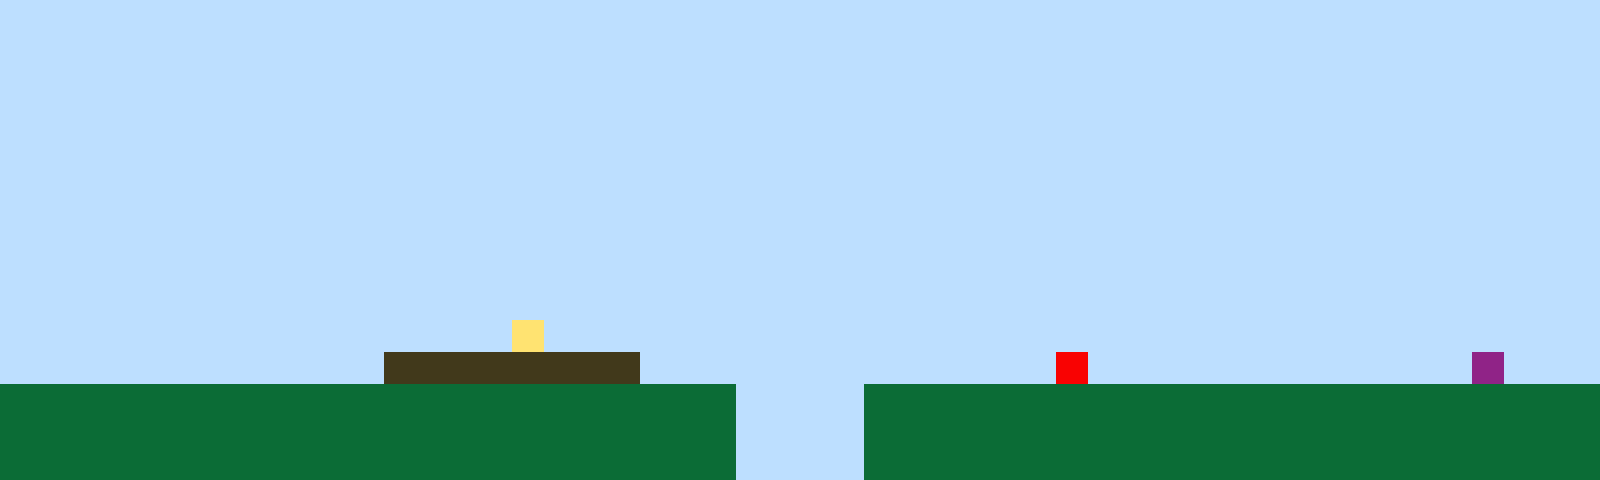

A level layout from a 2D game, rendered from its tile map. Below: a short description, then the map file with its tile-grid data intact:
An orthogonal 50x15 tile map with 32x32 px tiles, 1 tile layer (Tile Layer 1).

<map version="1.10" tiledversion="1.11.2" orientation="orthogonal" renderorder="right-up" width="50" height="15" tilewidth="32" tileheight="32" infinite="0" nextlayerid="2" nextobjectid="1"><editorsettings><export target="map1.csv" format="csv" /></editorsettings><tileset firstgid="1" name="sprites" tilewidth="32" tileheight="32" tilecount="6" columns="3"><image source="sprites.png" width="96" height="64" /></tileset><layer id="1" name="Tile Layer 1" width="50" height="15"><data encoding="csv">1,1,1,1,1,1,1,1,1,1,1,1,1,1,1,1,1,1,1,1,1,1,1,1,1,1,1,1,1,1,1,1,1,1,1,1,1,1,1,1,1,1,1,1,1,1,1,1,1,1,1,1,1,1,1,1,1,1,1,1,1,1,1,1,1,1,1,1,1,1,1,1,1,1,1,1,1,1,1,1,1,1,1,1,1,1,1,1,1,1,1,1,1,1,1,1,1,1,1,1,1,1,1,1,1,1,1,1,1,1,1,1,1,1,1,1,1,1,1,1,1,1,1,1,1,1,1,1,1,1,1,1,1,1,1,1,1,1,1,1,1,1,1,1,1,1,1,1,1,1,1,1,1,1,1,1,1,1,1,1,1,1,1,1,1,1,1,1,1,1,1,1,1,1,1,1,1,1,1,1,1,1,1,1,1,1,1,1,1,1,1,1,1,1,1,1,1,1,1,1,1,1,1,1,1,1,1,1,1,1,1,1,1,1,1,1,1,1,1,1,1,1,1,1,1,1,1,1,1,1,1,1,1,1,1,1,1,1,1,1,1,1,1,1,1,1,1,1,1,1,1,1,1,1,1,1,1,1,1,1,1,1,1,1,1,1,1,1,1,1,1,1,1,1,1,1,1,1,1,1,1,1,1,1,1,1,1,1,1,1,1,1,1,1,1,1,1,1,1,1,1,1,1,1,1,1,1,1,1,1,1,1,1,1,1,1,1,1,1,1,1,1,1,1,1,1,1,1,1,1,1,1,1,1,1,1,1,1,1,1,1,1,1,1,1,1,1,1,1,1,1,1,1,1,1,1,1,1,1,1,1,1,1,1,1,1,1,1,1,1,1,1,1,1,1,1,1,1,1,1,1,1,1,1,1,1,1,1,1,1,1,1,1,1,1,1,1,1,1,1,1,1,1,1,1,1,1,1,1,1,1,1,1,1,1,1,1,1,1,1,1,1,1,1,1,1,1,1,1,1,1,1,1,1,1,1,1,1,1,1,1,1,1,1,1,1,1,1,1,1,1,1,1,1,1,1,1,1,1,1,1,1,1,1,1,1,1,1,1,1,1,1,1,1,1,1,1,1,1,1,1,1,1,1,1,1,1,1,1,1,1,1,1,1,1,1,1,1,1,1,1,1,1,1,1,1,1,1,1,1,1,1,1,1,1,1,4,1,1,1,1,1,1,1,1,1,1,1,1,1,1,1,1,1,1,1,1,1,1,1,1,1,1,1,1,1,1,1,1,1,1,1,1,1,1,1,1,1,1,1,1,1,3,3,3,3,3,3,3,3,1,1,1,1,1,1,1,1,1,1,1,1,1,5,1,1,1,1,1,1,1,1,1,1,1,1,6,1,1,1,2,2,2,2,2,2,2,2,2,2,2,2,2,2,2,2,2,2,2,2,2,2,2,1,1,1,1,2,2,2,2,2,2,2,2,2,2,2,2,2,2,2,2,2,2,2,2,2,2,2,2,2,2,2,2,2,2,2,2,2,2,2,2,2,2,2,2,2,2,2,2,2,2,1,1,1,1,2,2,2,2,2,2,2,2,2,2,2,2,2,2,2,2,2,2,2,2,2,2,2,2,2,2,2,2,2,2,2,2,2,2,2,2,2,2,2,2,2,2,2,2,2,2,1,1,1,1,2,2,2,2,2,2,2,2,2,2,2,2,2,2,2,2,2,2,2,2,2,2,2</data></layer></map>
